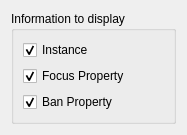
<?xml version="1.0" encoding="UTF-8"?>
<ui version="4.0">
 <class>InformationInteractorConfig</class>
 <widget class="QWidget" name="InformationInteractorConfig">
  <property name="geometry">
   <rect>
    <x>0</x>
    <y>0</y>
    <width>187</width>
    <height>121</height>
   </rect>
  </property>
  <property name="windowTitle">
   <string>Form</string>
  </property>
  <layout class="QVBoxLayout" name="verticalLayout_2">
   <item>
    <widget class="QGroupBox" name="groupBox">
     <property name="title">
      <string>Information to display</string>
     </property>
     <layout class="QVBoxLayout" name="verticalLayout">
      <item>
       <widget class="QCheckBox" name="showInstance">
        <property name="text">
         <string>Instance</string>
        </property>
        <property name="checked">
         <bool>true</bool>
        </property>
       </widget>
      </item>
      <item>
       <widget class="QCheckBox" name="showPProperty">
        <property name="text">
         <string>Focus Property</string>
        </property>
        <property name="checked">
         <bool>true</bool>
        </property>
       </widget>
      </item>
      <item>
       <widget class="QCheckBox" name="showBanProperty">
        <property name="text">
         <string>Ban Property</string>
        </property>
        <property name="checked">
         <bool>true</bool>
        </property>
       </widget>
      </item>
     </layout>
    </widget>
   </item>
  </layout>
 </widget>
 <resources/>
 <connections/>
</ui>
